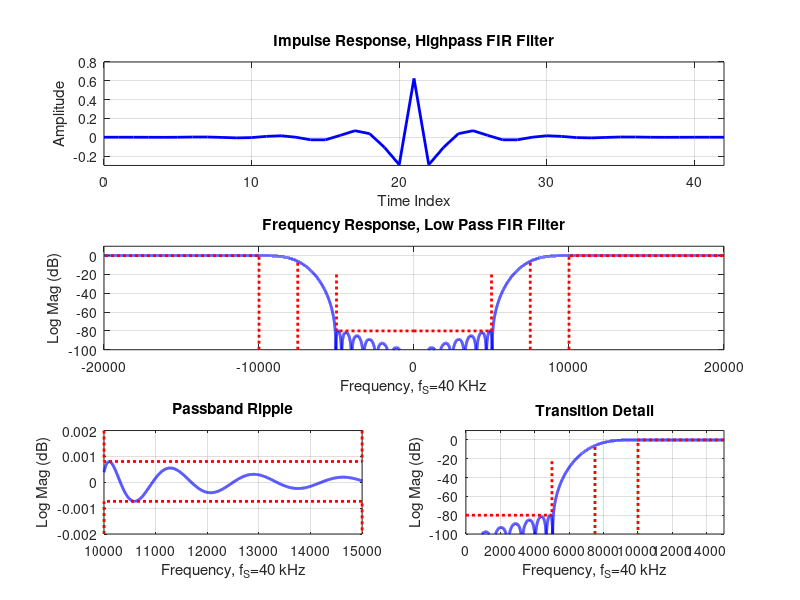
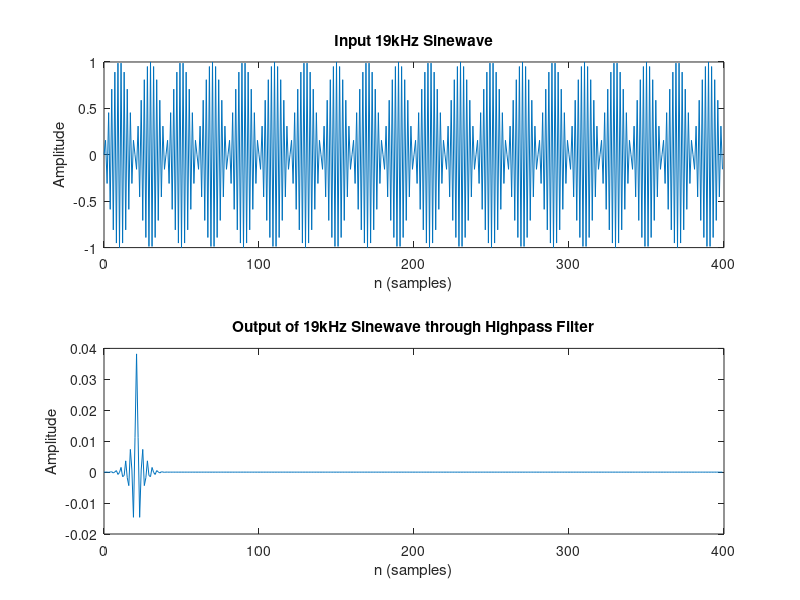

Write MATLAB code to recreate these figures, in order.
% Filter Requirements
fs=40000;
f1=10000;
f2=15000;
A_dB=80;
Beta=A_dB/10; % if A_dB < 40 dB have to reduce Beta
M=floor((fs/(f2-f1))*A_dB/15);
if M-2*ceil(M/2)==0; M=M+1; end
MM=(M-1)/2;
phi=2*pi*(-MM:MM)*(f1+f2)/(2*fs);
h=sin(phi)./phi;
h(MM+1)=1;
h0=h.*kaiser(2*MM+1,Beta)';
h1=h0*(f2+f1)/fs;
h2 = h1 .* cos(pi * (-MM : MM));
figure(1)
subplot(3,1,1)
plot(0:2*MM,h2,'b','linewidth',2)
axis([0 2*MM,-0.30 0.8])
grid on
title('Impulse Response, Highpass FIR Filter')
xlabel('Time Index')
ylabel('Amplitude')
Nfft = 65536;
[H, f] = freqz(h2, 1, Nfft, 'whole', fs);
H_shift = fftshift(H) ;
H_dB = 20*log10(abs(H_shift)) ;
fc = (-Nfft/2:Nfft/2-1)*(fs/Nfft); %shift frequencies to center
subplot (3,1,2);
plot(fc, H_dB, 'b','linewidth' ,2)
hold on
plot ([-f1/2 -f1/2 0], [-20 -A_dB -A_dB], ':r','linewidth',2)
plot([f1/2 f1/2 0], [-20 -A_dB -A_dB], ':r', 'linewidth', 2)
plot([-f1 -f1 -fs/2], [-100 0 0], ':r', 'linewidth', 2)
plot([f1 f1 fs/2], [-100 0 0], ':r', 'linewidth', 2)
% need a new way to find -6dB gain, plot the freq and trace to find freq.
f0 = 7500;
plot ([-f0 -f0], [-100 -6],':r', 'linewidth' ,2)
plot([+f0 +f0], [-100 -6], ':r', 'linewidth', 2)
hold off
grid on
axis ([-fs/2 fs/2 -100 10])
title('Frequency Response, Low Pass FIR Filter')
xlabel ('Frequency, f_S=40 KHz')
ylabel ('Log Mag (dB)')
subplot (3,2,5)
pb_idx = (fc >= f1) & (fc <= f2); % restrict passband between -f1 and +f1
mag_pb = H_dB(pb_idx); %magnitudes in passband
f_pb = fc(pb_idx) ; %frequencies in passband
pb_min = min(mag_pb) ;
pb_max = max(mag_pb) ;
% from here, find peak deviation from unity dB  
peak_dev = max(abs(1 - pb_max), abs(pb_min - 1));
plot(f_pb, mag_pb, 'b', 'linewidth',2); grid on; hold on;
plot([f1 f1 f2 f2 ], [-0.002 pb_min pb_min -0.002],':r', 'linewidth',2)
plot([f1 f1 f2 f2 ], [+0.002 pb_max pb_max +0.002],':r', 'linewidth',2)
hold off
axis ([f1 f2 -0.002 0.002])
title('Passband Ripple')
xlabel('Frequency, f_S=40 kHz')
ylabel('Log Mag (dB)')
subplot (3,2,6)
plot(fc, H_dB, 'b', 'linewidth',2)
hold on
plot([f2 f1 f1 ],[0 0 -100],':r','linewidth',2)
plot([0 f1-5000 f1-5000],[-A_dB -A_dB -20],':r','linewidth',2)
plot([+f0 +f0],[-100 -6],':r','linewidth',2)
hold off
grid on
axis([0 f2 -100 10])
title('Transition Detail')
xlabel('Frequency, f_S=40 kHz')
ylabel('Log Mag (dB)')
%% Pass 19kHz Sinewave
N=1000;
n=0:N-1;
wc2 = 2*pi*19000/fs; %center freq of 19kHz for second sinewave
sin2 = sin(wc2*n); % generate second sinewave at 19kHz
y2 = conv(sin2,h1,'full');%output of sinewave 19kHz passing through FIR lowpass
%Plot y1 and y2 on two separate subplots
figure(2)
subplot(2,1,1);
plot(n(1:400), sin2(1:400)');
title('Input 19kHz Sinewave');
xlabel('n (samples)');
ylabel('Amplitude');
subplot(2,1,2)
plot(n(1:400), y2(1:400)');
title('Output of 19kHz Sinewave through Highpass Filter');
xlabel('n (samples)');
ylabel('Amplitude');
